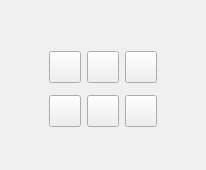
        <widget class="QWidget" name="page_stu_Ctrl">
         <property name="styleSheet">
          <string notr="true"/>
         </property>
         <layout class="QVBoxLayout" name="verticalLayout_2">
          <property name="spacing">
           <number>0</number>
          </property>
          <property name="leftMargin">
           <number>0</number>
          </property>
          <property name="topMargin">
           <number>10</number>
          </property>
          <property name="rightMargin">
           <number>0</number>
          </property>
          <property name="bottomMargin">
           <number>0</number>
          </property>
          <item>
           <widget class="QWidget" name="widget_6" native="true">
            <property name="minimumSize">
             <size>
              <width>0</width>
              <height>55</height>
             </size>
            </property>
            <property name="styleSheet">
             <string notr="true"/>
            </property>
            <layout class="QVBoxLayout" name="verticalLayout_3">
             <property name="spacing">
              <number>0</number>
             </property>
             <property name="leftMargin">
              <number>0</number>
             </property>
             <property name="topMargin">
              <number>0</number>
             </property>
             <property name="rightMargin">
              <number>0</number>
             </property>
             <property name="bottomMargin">
              <number>0</number>
             </property>
             <item>
              <spacer name="verticalSpacer_3">
               <property name="orientation">
                <enum>Qt::Vertical</enum>
               </property>
               <property name="sizeHint" stdset="0">
                <size>
                 <width>20</width>
                 <height>40</height>
                </size>
               </property>
              </spacer>
             </item>
             <item>
              <widget class="QWidget" name="widget_5" native="true">
               <property name="minimumSize">
                <size>
                 <width>0</width>
                 <height>40</height>
                </size>
               </property>
               <property name="maximumSize">
                <size>
                 <width>16777215</width>
                 <height>40</height>
                </size>
               </property>
               <property name="styleSheet">
                <string notr="true"/>
               </property>
               <layout class="QHBoxLayout" name="horizontalLayout_8">
                <property name="spacing">
                 <number>6</number>
                </property>
                <property name="leftMargin">
                 <number>0</number>
                </property>
                <property name="topMargin">
                 <number>0</number>
                </property>
                <property name="rightMargin">
                 <number>0</number>
                </property>
                <property name="bottomMargin">
                 <number>5</number>
                </property>
                <item>
                 <spacer name="horizontalSpacer_7">
                  <property name="orientation">
                   <enum>Qt::Horizontal</enum>
                  </property>
                  <property name="sizeHint" stdset="0">
                   <size>
                    <width>40</width>
                    <height>20</height>
                   </size>
                  </property>
                 </spacer>
                </item>
                <item>
                 <widget class="QPushButton" name="btnReward">
                  <property name="minimumSize">
                   <size>
                    <width>32</width>
                    <height>32</height>
                   </size>
                  </property>
                  <property name="maximumSize">
                   <size>
                    <width>32</width>
                    <height>32</height>
                   </size>
                  </property>
                  <property name="toolTip">
                   <string>奖励</string>
                  </property>
                  <property name="styleSheet">
                   <string notr="true">QPushButton{
border-image: url(:/ctrl/img/ctrl/reward.png);
}

QPushButton:hover{
	
	border-image: url(:/ctrl/img/ctrl/hoverReward.png);
}
QPushButton:pressed{
border-image: url(:/ctrl/img/ctrl/reward.png);
}</string>
                  </property>
                  <property name="text">
                   <string/>
                  </property>
                 </widget>
                </item>
                <item>
                 <widget class="QPushButton" name="pushButton_stu_pen">
                  <property name="minimumSize">
                   <size>
                    <width>32</width>
                    <height>32</height>
                   </size>
                  </property>
                  <property name="maximumSize">
                   <size>
                    <width>32</width>
                    <height>32</height>
                   </size>
                  </property>
                  <property name="toolTip">
                   <string>授权画笔</string>
                  </property>
                  <property name="styleSheet">
                   <string notr="true">QPushButton{
border-image: url(:/ctrl/img/ctrl/pen_Normal.png);
}

QPushButton:hover{
	border-image: url(:/ctrl/img/ctrl/pen_Click.png);
}
QPushButton:pressed{
border-image: url(:/ctrl/img/ctrl/pen_Normal.png);
}
</string>
                  </property>
                  <property name="text">
                   <string/>
                  </property>
                 </widget>
                </item>
                <item>
                 <widget class="QPushButton" name="pushButton_stu_float">
                  <property name="minimumSize">
                   <size>
                    <width>32</width>
                    <height>32</height>
                   </size>
                  </property>
                  <property name="maximumSize">
                   <size>
                    <width>32</width>
                    <height>32</height>
                   </size>
                  </property>
                  <property name="toolTip">
                   <string>窗口显示</string>
                  </property>
                  <property name="styleSheet">
                   <string notr="true">
QPushButton{
border-image: url(:/ctrl/img/ctrl/show_wnd_Normal.png);
}

QPushButton:hover{
border-image: url(:/ctrl/img/ctrl/show_wnd_Click.png);
}

QPushButton:pressed{
border-image: url(:/ctrl/img/ctrl/show_wnd_Normal.png);
}</string>
                  </property>
                  <property name="text">
                   <string/>
                  </property>
                 </widget>
                </item>
                <item>
                 <spacer name="horizontalSpacer_8">
                  <property name="orientation">
                   <enum>Qt::Horizontal</enum>
                  </property>
                  <property name="sizeHint" stdset="0">
                   <size>
                    <width>40</width>
                    <height>20</height>
                   </size>
                  </property>
                 </spacer>
                </item>
               </layout>
              </widget>
             </item>
             <item>
              <widget class="QWidget" name="widget_4" native="true">
               <property name="minimumSize">
                <size>
                 <width>0</width>
                 <height>40</height>
                </size>
               </property>
               <property name="maximumSize">
                <size>
                 <width>16777215</width>
                 <height>40</height>
                </size>
               </property>
               <property name="styleSheet">
                <string notr="true"/>
               </property>
               <layout class="QHBoxLayout" name="horizontalLayout_7">
                <property name="topMargin">
                 <number>5</number>
                </property>
                <property name="bottomMargin">
                 <number>2</number>
                </property>
                <item>
                 <spacer name="horizontalSpacer_5">
                  <property name="orientation">
                   <enum>Qt::Horizontal</enum>
                  </property>
                  <property name="sizeHint" stdset="0">
                   <size>
                    <width>40</width>
                    <height>20</height>
                   </size>
                  </property>
                 </spacer>
                </item>
                <item>
                 <widget class="QPushButton" name="pushButton_stu_camera">
                  <property name="minimumSize">
                   <size>
                    <width>32</width>
                    <height>32</height>
                   </size>
                  </property>
                  <property name="maximumSize">
                   <size>
                    <width>32</width>
                    <height>32</height>
                   </size>
                  </property>
                  <property name="toolTip">
                   <string>禁止画面</string>
                  </property>
                  <property name="styleSheet">
                   <string notr="true">QPushButton{border-image: url(:/ctrl/img/ctrl/camera_Normal.png);}
QPushButton:hover{border-image: url(:/ctrl/img/ctrl/camera_Click.png);}
QPushButton:pressed{border-image: url(:/ctrl/img/ctrl/camera_Normal.png);}</string>
                  </property>
                  <property name="text">
                   <string/>
                  </property>
                 </widget>
                </item>
                <item>
                 <widget class="QPushButton" name="pushButton_stu_mic">
                  <property name="minimumSize">
                   <size>
                    <width>32</width>
                    <height>32</height>
                   </size>
                  </property>
                  <property name="maximumSize">
                   <size>
                    <width>32</width>
                    <height>32</height>
                   </size>
                  </property>
                  <property name="toolTip">
                   <string>静音</string>
                  </property>
                  <property name="styleSheet">
                   <string notr="true">QPushButton{
border-image: url(:/ctrl/img/ctrl/mic_Normal.png);
}

QPushButton:hover{
	border-image: url(:/ctrl/img/ctrl/mic_Click.png);
}

QPushButton:pressed{
border-image: url(:/ctrl/img/ctrl/mic_Normal.png);
}
</string>
                  </property>
                  <property name="text">
                   <string/>
                  </property>
                 </widget>
                </item>
                <item>
                 <widget class="QPushButton" name="pushButton_stu_publish">
                  <property name="minimumSize">
                   <size>
                    <width>32</width>
                    <height>32</height>
                   </size>
                  </property>
                  <property name="maximumSize">
                   <size>
                    <width>32</width>
                    <height>32</height>
                   </size>
                  </property>
                  <property name="toolTip">
                   <string>下麦</string>
                  </property>
                  <property name="styleSheet">
                   <string notr="true">
QPushButton#pushButton_stu_publish{
border-image: url(:/ctrl/img/ctrl/disable_publish_Normal_Click.png);
}

QPushButton#pushButton_stu_publish:hover{
border-image: url(:/ctrl/img/ctrl/disable_publish_Click.png);
}</string>
                  </property>
                  <property name="text">
                   <string/>
                  </property>
                 </widget>
                </item>
                <item>
                 <spacer name="horizontalSpacer_6">
                  <property name="orientation">
                   <enum>Qt::Horizontal</enum>
                  </property>
                  <property name="sizeHint" stdset="0">
                   <size>
                    <width>40</width>
                    <height>20</height>
                   </size>
                  </property>
                 </spacer>
                </item>
               </layout>
              </widget>
             </item>
             <item>
              <spacer name="verticalSpacer_4">
               <property name="orientation">
                <enum>Qt::Vertical</enum>
               </property>
               <property name="sizeHint" stdset="0">
                <size>
                 <width>20</width>
                 <height>40</height>
                </size>
               </property>
              </spacer>
             </item>
            </layout>
           </widget>
          </item>
         </layout>
        </widget>
